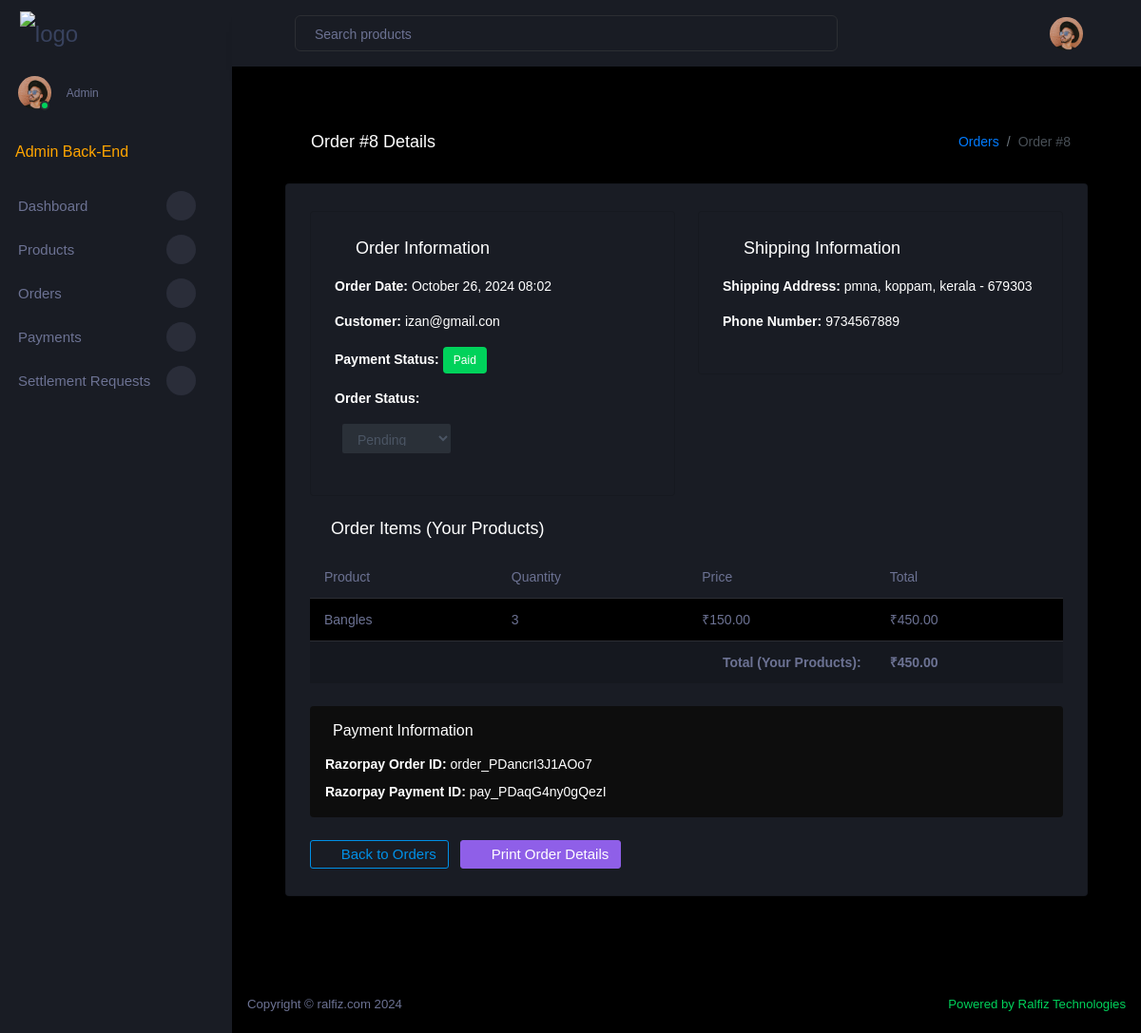
Page /seller/orders/8/ (signed in) on the committed database.
### store/models.py (models this page shows, shortened)
class Order(models.Model):
    STATUS_CHOICES = (
        ('pending', 'Pending'),
        ('processing', 'Processing'),
        ('shipped', 'Shipped'),
        ('delivered', 'Delivered'),
        ('cancelled', 'Cancelled'),)
    settlement_request = models.ForeignKey(SettlementRequest, on_delete=models.SET_NULL, null=True, blank=True, related_name='orders')
    settlement_request_status = models.CharField(max_length=20, default='not_requested', choices=[
        ('not_requested', 'Not Requested'),
        ('requested', 'Requested'),
        ('approved', 'Approved'),
        ('rejected', 'Rejected'),
    ])
    status = models.CharField(max_length=20, choices=STATUS_CHOICES, default='pending')
    user = models.ForeignKey(settings.AUTH_USER_MODEL, on_delete=models.CASCADE, related_name='orders')
    seller = models.ForeignKey(settings.AUTH_USER_MODEL, on_delete=models.SET_NULL, null=True, blank=True, related_name='sold_orders')
    total_price = models.DecimalField(max_digits=10, decimal_places=2)
    shipping_address = models.TextField()
    phone_number = models.CharField(max_length=15)
    is_paid = models.BooleanField(default=False)
    razorpay_order_id = models.CharField(max_length=100, blank=True, null=True)
    razorpay_payment_id = models.CharField(max_length=100, blank=True, null=True)
    created_at = models.DateTimeField(auto_now_add=True)

class User(AbstractBaseUser, PermissionsMixin):
    email = models.EmailField(unique=True)
    is_seller = models.BooleanField(default=False)
    is_admin = models.BooleanField(default=False)
    is_active = models.BooleanField(default=True)
    is_staff = models.BooleanField(default=False)
    objects = CustomUserManager()
    USERNAME_FIELD = 'email'
    REQUIRED_FIELDS = []

class OrderItem(models.Model):
    order = models.ForeignKey(Order, on_delete=models.CASCADE, related_name='items')
    product = models.ForeignKey(Product, on_delete=models.CASCADE)
    quantity = models.PositiveIntegerField(default=1)
    price = models.DecimalField(max_digits=10, decimal_places=2)  # Add this line

class Product(models.Model):
    name = models.CharField(max_length=255)
    description = models.TextField()
    price = models.DecimalField(max_digits=10, decimal_places=2)
    category = models.ForeignKey(Category, on_delete=models.CASCADE, related_name='products')
    sku = models.CharField(max_length=100, unique=True)
    thumbnail = models.ImageField(upload_to='products/thumbnails/', blank=True, null=True)
    image = models.ImageField(upload_to='products/', blank=True, null=True)
    image1 = models.ImageField(upload_to='products/', blank=True, null=True)
    image2 = models.ImageField(upload_to='products/', blank=True, null=True)
    image3 = models.ImageField(upload_to='products/', blank=True, null=True)
    stock = models.IntegerField()
    discount = models.DecimalField(max_digits=5, decimal_places=2, blank=True, null=True)
    weight = models.CharField(max_length=100, blank=True, null=True)
    dimensions = models.CharField(max_length=100, blank=True, null=True)
    status = models.BooleanField(default=True)
    shipping_charge = models.DecimalField(max_digits=6, decimal_places=2, default=0.00)
    tax_percentage = models.DecimalField(max_digits=4, decimal_places=2, default=0.00)  # e.g. 5% tax
    offer = models.CharField(max_length=255, blank=True, null=True)  # Offers description
    created_by = models.ForeignKey(settings.AUTH_USER_MODEL, on_delete=models.CASCADE, related_name='products')
    created_at = models.DateTimeField(auto_now_add=True)
    updated_at = models.DateTimeField(auto_now=True)
    related_products = models.ManyToManyField('self', blank=True)  # Related products

### store/views.py (the view)
# urls.py: path('seller/orders/<int:order_id>/', views.seller_order_detail, name='seller_order_detail'),
@login_required
@user_passes_test(lambda u: u.is_seller)
def seller_order_detail(request, order_id):
    order = get_object_or_404(Order, id=order_id)
    seller_products = Product.objects.filter(created_by=request.user)
    order_items = order.items.filter(product__in=seller_products)
    total_seller_amount = sum(item.quantity * item.price for item in order_items)
    context = {
        'order': order,
        'order_items': order_items,
        'total_seller_amount': total_seller_amount,
    }
    return render(request, 'store/seller_order_detail.html', context)

### store/templatetags/custom_filters.py (called while the page is built)
@register.filter
def multiply(value, arg):
    return value * arg

### store/templates/store/seller_order_detail.html (shortened to what this page needs)
{% extends 'store/seller_base.html' %}
{% load custom_filters %}
{% block content %}
<div class="content-wrapper">
  <div class="page-header">
    <h3 class="page-title">
      <span class="text-center mr-2" >
        <i class="mdi mdi-cart"></i>
      </span>
      Order #{{ order.id }} Details
    </h3>
    <nav aria-label="breadcrumb">
      <ol class="breadcrumb">
        <li class="breadcrumb-item"><a href="{% url 'seller_orders' %}">Orders</a></li>
        <li class="breadcrumb-item active" aria-current="page">Order #{{ order.id }}</li>
      </ol>
    </nav>
  </div>
  <div class="row">
    <div class="col-lg-12 grid-margin stretch-card">
      <div class="card">
        <div class="card-body">
          <div class="row mb-4">
            <div class="col-md-6">
              <div class="card order-info-card">
                <div class="card-body">
                  <h4 class="card-title">
                    <i class="mdi mdi-information-outline mr-2"></i>Order Information
                  </h4>
                  <p><strong>Order Date:</strong> {{ order.created_at|date:"F d, Y H:i" }}</p>
                  <p><strong>Customer:</strong> {{ order.user.email }}</p>
                  <p>
                    <strong>Payment Status:</strong>
                    <span class="badge {% if order.is_paid %}badge-success{% else %}badge-warning{% endif %} status-badge">
                      {% if order.is_paid %}Paid{% else %}Pending Payment{% endif %}
                    </span>
                  </p>
                  <p>
                    <strong>Order Status:</strong>
                    <form method="post" action="{% url 'update_order_status' order.id %}" class="d-inline">
                      <select name="status" onchange="this.form.submit()" class="form-control form-control-sm d-inline-block w-auto ml-2">
                        {% for status, display in order.STATUS_CHOICES %}
                          <option value="{{ status }}" {% if order.status == status %}selected{% endif %}>
                            {{ display }}
                          </option>
                        {% endfor %}
                      </select>
                    </form>
                  </p>
                </div>
              </div>
            </div>
            <div class="col-md-6">
              <div class="card order-info-card">
                <div class="card-body">
                  <h4 class="card-title">
                    <i class="mdi mdi-truck-delivery mr-2"></i>Shipping Information
                  </h4>
                  <p><strong>Shipping Address:</strong> {{ order.shipping_address }}</p>
                  <p><strong>Phone Number:</strong> {{ order.phone_number }}</p>
                </div>
              </div>
            </div>
          </div>
          <h4 class="card-title mt-4">
            <i class="mdi mdi-package-variant-closed mr-2"></i>Order Items (Your Products)
          </h4>
          <div class="table-responsive">
            <table class="table table-striped table-hover">
              <thead>
                <tr>
                  <th>Product</th>
                  <th>Quantity</th>
                  <th>Price</th>
                  <th>Total</th>
                </tr>
              </thead>
              <tbody>
                {% for item in order_items %}
                <tr>
                  <td>{{ item.product.name }}</td>
                  <td>{{ item.quantity }}</td>
                  <td>₹{{ item.price }}</td>
                  <td>₹{{ item.quantity|multiply:item.price }}</td>
                </tr>
                {% endfor %}
              </tbody>
              <tfoot>
                <tr class="table-active">
                  <th colspan="3" class="text-right">Total (Your Products):</th>
                  <th>₹{{ total_seller_amount }}</th>
                </tr>
              </tfoot>
            </table>
          </div>
          {% if order.razorpay_order_id or order.razorpay_payment_id %}
          <div class="mt-4 p-3 bg-dark rounded">
            <h5 class="mb-3">
              Payment Information
            </h5>
            {% if order.razorpay_order_id %}
            <p class="mb-2"><strong>Razorpay Order ID:</strong> {{ order.razorpay_order_id }}</p>
            {% endif %}
            {% if order.razorpay_payment_id %}
            <p class="mb-0"><strong>Razorpay Payment ID:</strong> {{ order.razorpay_payment_id }}</p>
            {% endif %}
          </div>
          {% endif %}
          <div class="mt-4">
            <a href="{% url 'seller_orders' %}" class="btn btn-outline-primary">
              <i class="mdi mdi-arrow-left mr-2"></i>Back to Orders
            </a>
            <button onclick="printOrderDetails()" class="btn btn-info ml-2">
              <i class="mdi mdi-printer mr-2"></i>Print Order Details
            </button>
          </div>
        </div>
      </div>
    </div>
  </div>
</div>
{% endblock %}

### rows in the picture
Order: id "8", created_at "October 26, 2024 08:02", user.email "izan@gmail.con", status "Pending", shipping_address "pmna, koppam, kerala - 679303", phone_number "9734567889", razorpay_order_id "order_PDancrI3J1AOo7", razorpay_payment_id "pay_PDaqG4ny0gQezI"
OrderItem: product.name "Bangles", quantity "3", price "150.00", quantity|multiply "450.00"

### other values in the picture
{{ total_seller_amount }} "450.00"
